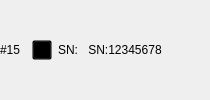
              <widget class="QWidget" name="widget_camera15" native="true">
               <layout class="QHBoxLayout" name="horizontalLayout_22">
                <property name="leftMargin">
                 <number>0</number>
                </property>
                <property name="topMargin">
                 <number>0</number>
                </property>
                <property name="rightMargin">
                 <number>0</number>
                </property>
                <property name="bottomMargin">
                 <number>0</number>
                </property>
                <item>
                 <widget class="QLabel" name="label_30">
                  <property name="text">
                   <string>#15</string>
                  </property>
                 </widget>
                </item>
                <item>
                 <spacer name="horizontalSpacer_32">
                  <property name="orientation">
                   <enum>Qt::Horizontal</enum>
                  </property>
                  <property name="sizeType">
                   <enum>QSizePolicy::Fixed</enum>
                  </property>
                  <property name="sizeHint" stdset="0">
                   <size>
                    <width>5</width>
                    <height>20</height>
                   </size>
                  </property>
                 </spacer>
                </item>
                <item>
                 <widget class="QPushButton" name="pbt_camera15">
                  <property name="sizePolicy">
                   <sizepolicy hsizetype="Fixed" vsizetype="Fixed">
                    <horstretch>0</horstretch>
                    <verstretch>0</verstretch>
                   </sizepolicy>
                  </property>
                  <property name="minimumSize">
                   <size>
                    <width>20</width>
                    <height>20</height>
                   </size>
                  </property>
                  <property name="maximumSize">
                   <size>
                    <width>20</width>
                    <height>20</height>
                   </size>
                  </property>
                  <property name="styleSheet">
                   <string notr="true">QPushButton
{   
    border-image:  url(:/image/camera_off.png);
    background:transparent; 
}

QPushButton:checked
{
    border-image: url(:/image/camera.png);
}
</string>
                  </property>
                  <property name="text">
                   <string/>
                  </property>
                  <property name="checkable">
                   <bool>true</bool>
                  </property>
                 </widget>
                </item>
                <item>
                 <widget class="QLabel" name="label_49">
                  <property name="text">
                   <string>SN:</string>
                  </property>
                 </widget>
                </item>
                <item>
                 <widget class="QPushButton" name="pbt_SN15">
                  <property name="text">
                   <string>SN:12345678</string>
                  </property>
                  <property name="checkable">
                   <bool>true</bool>
                  </property>
                  <property name="flat">
                   <bool>true</bool>
                  </property>
                 </widget>
                </item>
                <item>
                 <spacer name="horizontalSpacer_33">
                  <property name="orientation">
                   <enum>Qt::Horizontal</enum>
                  </property>
                  <property name="sizeHint" stdset="0">
                   <size>
                    <width>44</width>
                    <height>20</height>
                   </size>
                  </property>
                 </spacer>
                </item>
               </layout>
              </widget>
